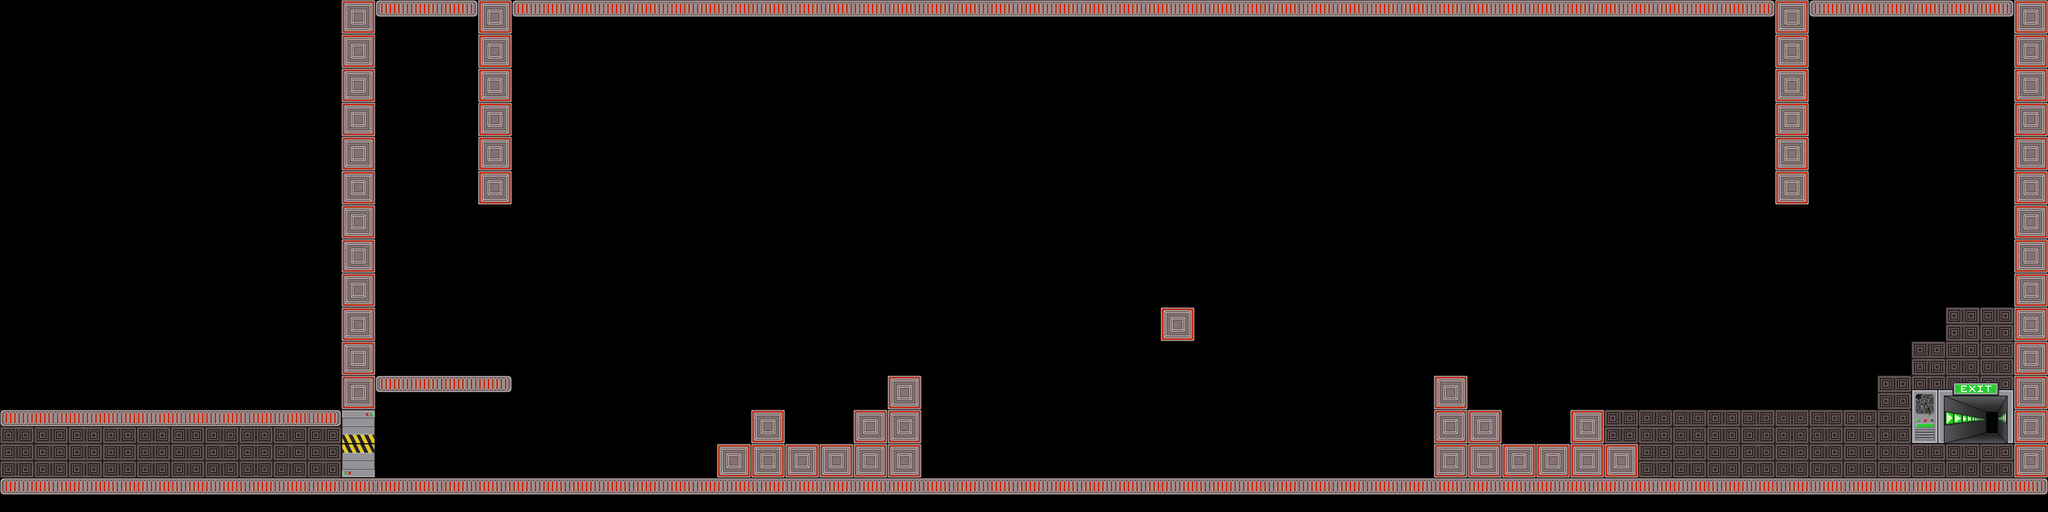

This game map was drawn from its Tiled (.tmx) file and the tilesets committed beside it. A one-line description and the trimmed map source follow:
An orthogonal 60x15 tile map with 64x64 px tiles, 2 tile layers (foreground, front), 17 tilesets and 84 objects (RotativeL, RotativeR).

<map version="1.0" orientation="orthogonal" width="60" height="15" tilewidth="64" tileheight="64">
 <tileset firstgid="1" name="mur" tilewidth="64" tileheight="64">
  <image source="data/mur.png" trans="ffffff" width="64" height="64" />
 </tileset>
 <tileset firstgid="2" name="sol" tilewidth="64" tileheight="64">
  <image source="data/sol.png" trans="ffffff" width="64" height="64" />
 </tileset>
 <tileset firstgid="3" name="alone" tilewidth="64" tileheight="64">
  <image source="data/alone.png" width="64" height="64" />
 </tileset>
 <tileset firstgid="4" name="left" tilewidth="64" tileheight="64">
  <image source="data/left.png" width="64" height="64" />
 </tileset>
 <tileset firstgid="5" name="mid" tilewidth="64" tileheight="64">
  <image source="data/mid.png" width="64" height="64" />
 </tileset>
 <tileset firstgid="6" name="right" tilewidth="64" tileheight="64">
  <image source="data/right.png" width="64" height="64" />
 </tileset>
 <tileset firstgid="7" name="portebas" tilewidth="64" tileheight="64">
  <image source="data/portebas.png" width="64" height="64" />
 </tileset>
 <tileset firstgid="8" name="portehaut" tilewidth="64" tileheight="64">
  <image source="data/portehaut.png" width="64" height="64" />
 </tileset>
 <tileset firstgid="9" name="fin" tilewidth="192" tileheight="128">
  <image source="data/fin.png" width="192" height="128" />
 </tileset>
 <tileset firstgid="10" name="cube1" tilewidth="327" tileheight="327">
  <tileoffset x="0" y="327" />
  <properties>
   <property name="anim" value="true" />
   <property name="frames" value="8" />
  </properties>
  <image source="data/cube1.png" width="327" height="327" />
 </tileset>
 <tileset firstgid="11" name="cube2" tilewidth="691" tileheight="291">
  <tileoffset x="0" y="632" />
  <properties>
   <property name="anim" value="true" />
   <property name="frames" value="8" />
  </properties>
  <image source="data/cube2.png" width="691" height="291" />
 </tileset>
 <tileset firstgid="12" name="cube3" tilewidth="452" tileheight="159">
  <tileoffset x="0" y="632" />
  <properties>
   <property name="anim" value="true" />
   <property name="frames" value="8" />
  </properties>
  <image source="data/cube3.png" width="452" height="159" />
 </tileset>
 <tileset firstgid="13" name="barre" tilewidth="126" tileheight="521">
  <tileoffset x="0" y="195" />
  <image source="data/barre.png" width="126" height="521" />
 </tileset>
 <tileset firstgid="14" name="cable" tilewidth="64" tileheight="64">
  <image source="data/cable.png" width="64" height="64" />
 </tileset>
 <tileset firstgid="15" name="mur2" tilewidth="64" tileheight="64">
  <image source="data/mur2.png" width="64" height="64" />
 </tileset>
 <tileset firstgid="16" name="lampe1" tilewidth="64" tileheight="64">
  <properties>
   <property name="anim" value="true" />
   <property name="frames" value="4" />
  </properties>
  <image source="data/lampe1.png" width="64" height="64" />
 </tileset>
 <tileset firstgid="17" name="lampe2" tilewidth="64" tileheight="64">
  <properties>
   <property name="anim" value="true" />
   <property name="frames" value="4" />
  </properties>
  <image source="data/lampe2.png" width="64" height="64" />
 </tileset>
 <layer name="foreground" width="60" height="15">
  <data>[900 cells, 52 non-empty, 2 distinct tile ids]</data>
 </layer>
 <layer name="front" width="60" height="15">
  <data>[900 cells, 182 non-empty, 8 distinct tile ids]</data>
 </layer>
 <objectgroup color="#00ff00" name="wall" width="60" height="15">
  <object x="3776" y="0" width="64" height="896" />
  <object x="640" y="0" width="64" height="896" />
  <object x="1664" y="768" width="64" height="128" />
  <object x="2688" y="768" width="64" height="128" />
  <object x="2176" y="576" width="64" height="64" />
  <object x="3328" y="64" width="64" height="320" />
  <object x="896" y="64" width="64" height="320" />
 </objectgroup>
 <objectgroup color="#0000ff" name="platform" width="60" height="15">
  <object x="640" y="896" width="3200" height="64" />
  <object x="704" y="0" width="3072" height="64" />
  <object x="2688" y="704" width="64" height="64" />
  <object x="2944" y="768" width="64" height="64" />
  <object x="2816" y="832" width="256" height="64" />
  <object x="1408" y="768" width="64" height="64" />
  <object x="1664" y="704" width="64" height="64" />
  <object x="1344" y="832" width="256" height="64" />
  <object x="704" y="704" width="256" height="64" />
  <object x="1600" y="768" width="64" height="64" />
  <object x="2752" y="768" width="64" height="64" />
 </objectgroup>
 <objectgroup color="#ffffff" name="movable" width="60" height="15" />
 <objectgroup color="#ff6666" name="destroyable" width="60" height="15" />
 <objectgroup color="#800000" name="metalman" width="60" height="15">
  <object x="768" y="832" width="64" height="64">
   <properties>
    <property name="powers" value="Alu" />
   </properties>
  </object>
 </objectgroup>
 <objectgroup color="#800000" name="generator" width="60" height="15">
  <object type="RotativeL" x="1600" y="512" width="64" height="64">
   <properties>
    <property name="id" value="1" />
   </properties>
  </object>
  <object type="RotativeR" x="2752" y="512" width="64" height="64">
   <properties>
    <property name="id" value="1" />
   </properties>
  </object>
 </objectgroup>
 <objectgroup color="#66ccff" name="switch" width="60" height="15">
  <object x="1152" y="832" width="64" height="64">
   <properties>
    <property name="id" value="1" />
   </properties>
  </object>
 </objectgroup>
 <objectgroup color="#e6e6e6" name="metal" width="60" height="15" />
 <objectgroup color="#333333" name="gate" width="60" height="15">
  <object x="2368" y="704" width="64" height="64">
   <properties>
    <property name="animid" value="15" />
    <property name="enabled" value="true" />
    <property name="next" value="14" />
    <property name="prev" value="16" />
    <property name="type" value="MillieuHD" />
   </properties>
  </object>
  <object x="2432" y="704" width="64" height="64">
   <properties>
    <property name="animid" value="16" />
    <property name="enabled" value="true" />
    <property name="next" value="15" />
    <property name="prev" value="17" />
    <property name="type" value="MillieuHD" />
   </properties>
  </object>
  <object x="2304" y="704" width="64" height="64">
   <properties>
    <property name="animid" value="14" />
    <property name="enabled" value="true" />
    <property name="next" value="13" />
    <property name="prev" value="15" />
    <property name="type" value="MillieuHD" />
   </properties>
  </object>
  <object x="2624" y="704" width="64" height="64">
   <properties>
    <property name="animid" value="19" />
    <property name="closeid" value="1" />
    <property name="enabled" value="true" />
    <property name="next" value="18" />
    <property name="type" value="DebutHD" />
   </properties>
  </object>
  </objectgroup>
 <objectgroup color="#004080" name="acid" width="60" height="15">
  <!-- 30 objects omitted --></objectgroup>
 <objectgroup color="#ffff00" name="arc" width="60" height="15" />
 <objectgroup color="#ffff00" name="levelend" width="60" height="15">
  <!-- 1 objects omitted --></objectgroup>
 <objectgroup color="#800080" name="gateswitch" width="60" height="15">
  <!-- 3 objects omitted --></objectgroup>
 <objectgroup name="lamps" width="60" height="15" />
</map>
<!-- 58 of 84 objects omitted -->
